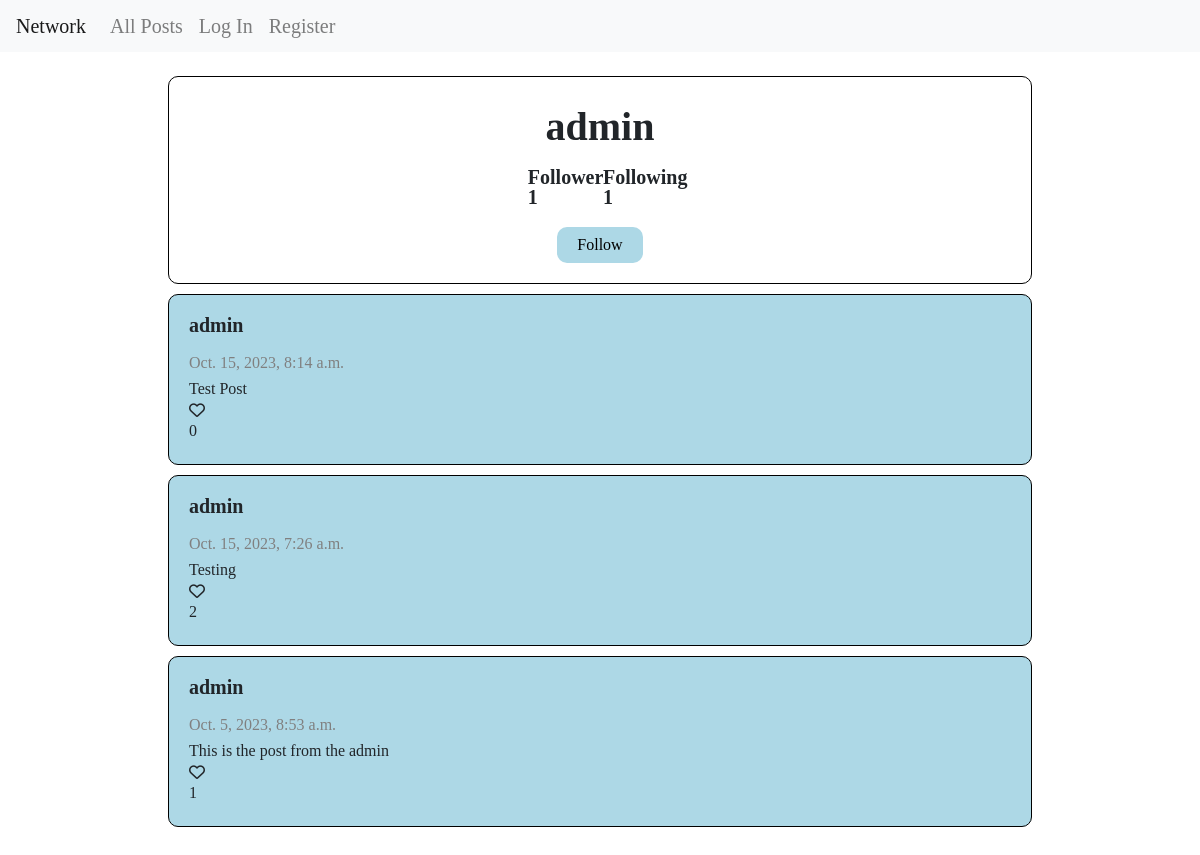
Page /profile/2 on the earlier database version.
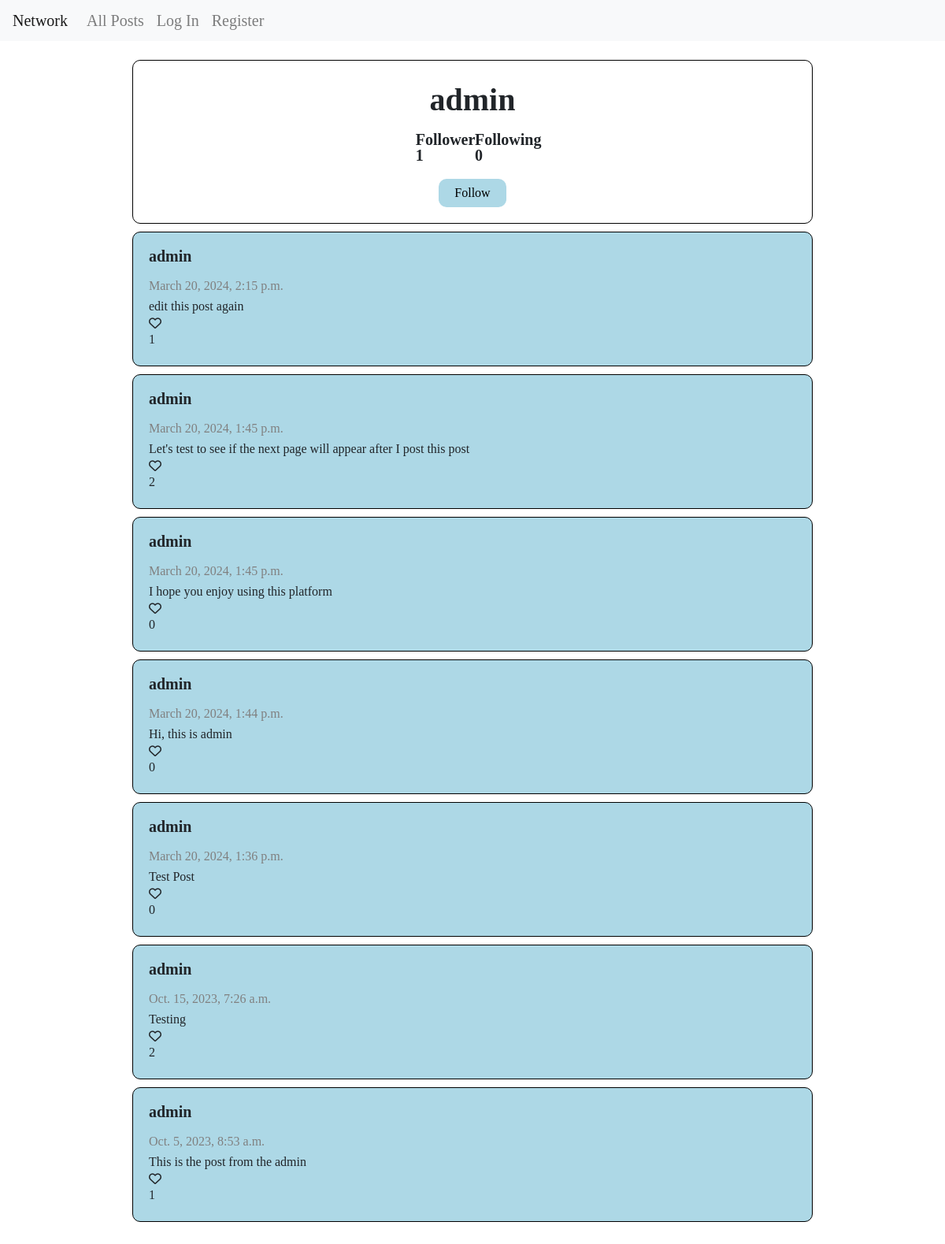
Same page on the later database version.
### network/models.py (models this page shows, shortened)
class User(AbstractUser):
    id = models.AutoField(primary_key=True)
    follower = models.ManyToManyField("User", related_name="your_following", blank=True)
    following = models.ManyToManyField("User", related_name="your_follower", blank=True)
    post = models.ManyToManyField("Post", related_name="poster", blank=True)

class Post(models.Model):
    id = models.AutoField(primary_key=True)
    user = models.ForeignKey("User", related_name="post_creator", on_delete=models.CASCADE , blank=True, null=True)
    text = models.TextField(blank=True)
    time = models.DateTimeField(auto_now_add=True)
    like = models.ManyToManyField("User", related_name="liker", null=True, blank=True)

### network/views.py (the view)
# urls.py: path("profile/<int:id>", views.profile, name="profile"),
def profile(request, id):
    profile = User.objects.get(id=id)
    posts = Post.objects.order_by("-time").filter(user=id)
    paginator = Paginator(posts, 10)
    page_number = request.GET.get('page')
    venues = paginator.get_page(page_number)
    return render(request, "network/profile.html", {"profile": profile , "venues": venues})

### network/templates/network/profile.html (shortened to what this page needs)
{% extends "network/layout.html" %}
{% load static %}
{% block body %}
  <main id="main">
    <div id="info">
      <h1 id="username">{{ profile.username }}</h1>
      <div id="followContainer">
        <h2 class="follow" id="follower_status">Follower {{ profile.follower.count }}</h2>
        <h2 class="follow" id="following_status">Following {{ profile.following.count }}</h2>
      </div>
      {% if user != profile %}
        {% if user in profile.follower.all %}
          <button class="status" id="follow_status">Unfollow</button>
        {% else %}
          <button class="status" id="follow_status">Follow</button>
        {% endif %}
      {% endif %}
    </div>
    <div id="display" data-info="{{profile.id}}|{{user.id}}">
      {% if venues %}
          {% include "network/display.html" %}
      {% else %}
          <h1 id="message">You haven't post anything</h1>
      {% endif %}
    </div>
  </main>
{% endblock %}

### network/templates/network/layout.html (shortened to what this page needs)
{% load static %}
<!DOCTYPE html>
<html lang="en">
  <head>
    <link
      rel="stylesheet"
      href="https://stackpath.bootstrapcdn.com/bootstrap/4.4.1/css/bootstrap.min.css"
    />
    <link href="{% static 'network/styles.css' %}" rel="stylesheet" />
  </head>
  <body>
    <nav class="navbar navbar-expand-lg navbar-light bg-light">
      <a class="navbar-brand" id="nav-title" href="{% url 'index' %}">Network</a>
      <div>
        <ul class="navbar-nav mr-auto">
          <li class="nav-item">
            <a class="nav-link" id="nav-title" href="{% url 'index' %}" id="allPost"
              >All Posts</a
            >
          </li>
          {% if user.is_authenticated %}
          <li class="nav-item">
            <a class="nav-link" id="nav-title" href="{% url 'following' %}" id="following"
              >Following</a
            >
          </li>
          <li class="nav-item">
            <a class="nav-link" id="nav-title" href="{% url 'logout' %}">Log Out</a>
          </li>
          {% else %}
          <li class="nav-item">
            <a class="nav-link" id="nav-title" href="{% url 'login' %}">Log In</a>
          </li>
          <li class="nav-item">
            <a class="nav-link" id="nav-title" href="{% url 'register' %}">Register</a>
          </li>
          {% endif %}
        </ul>
      </div>
    </nav>
    <div class="body">{% block body %} {% endblock %}</div>
  </body>
</html>

### network/templates/network/display.html (shortened to what this page needs)
{% for post in venues %}
  <div class="post" id="{{ post.id }}">
    {% if user.is_authenticated %}
      <a href="/profile/{{ post.user_id }}" class="post-header">{{ post.user }}</a>
    {% else %}
      <h3 class="post-header">{{ post.user }}</h3>
    {% endif %}
    <p class="post-element post-time" id="post-time-{{ post.id }}">{{ post.time }}</p>
    <p class="post-element" id="post-text-{{ post.id }}">{{ post.text }}</p>
    <i id="like-button-{{ post.id }}" data-like-id="{{ user.id }}|{{ post.id }}"
      class="{% if user in post.like.all %}fa-solid fa-heart{% else %}fa-regular fa-heart{% endif %} like-button"
    >
    </i>
    <p id="like-count-{{ post.id }}" class="post-element">{{ post.like.count }} </p>
  </div>
{% endfor %}

### network/static/network/styles.css (style rules this page uses)
html, body, div, span, applet, object, iframe, h1, h2, h3, h4, h5, h6, p, blockquote, pre, a, abbr, acronym, address, big, cite, code, del, dfn, em, img, ins, kbd, q, s, samp, small, strike, strong, sub, sup, tt, var, b, u, i, center, dl, dt, dd, ol, ul, li, fieldset, form, label, legend, table, caption, tbody, tfoot, thead, tr, th, td, article, aside, canvas, details, embed, figure, figcaption, footer, header, hgroup, menu, nav, output, ruby, section, summary, time, mark, audio, video { margin: 0; padding: 0; border: 0; font-size: 100%; font: inherit; vertical-align: baseline; }
article, aside, details, figcaption, figure, footer, header, hgroup, menu, nav, section { display: block; }
body { line-height: 1; }
ol, ul { list-style: none; }
#nav-title { font-size: 20px; }
#main { padding: 2%; margin: 0 auto; display: flex; flex-direction: column; align-items: center; }
#display { display: flex; flex-direction: column; align-items: center; width: 100%; height: auto; }
.post { border: 1px solid black; background-color: lightblue; border-radius: 10px; margin-bottom: 10px; width: 75%; height: 100%; padding: 20px; display: flex; flex-direction: column; }
.post-header { font-size: 20px; font-weight: bold; margin-bottom: 15px; }
.post-element { padding: 5px 0; }
.post-time { color: gray; }
#info { border: 1px solid black; border-radius: 10px; width: 75%; height: auto; padding: 20px; margin-bottom: 10px; display: flex; flex-direction: column; align-items: center; }
#info #username { font-weight: bold; font-size: 40px; padding: 10px; }
#info #followContainer { width: 20%; height: auto; padding: 10px; display: flex; flex-direction: row; justify-content: space-around; }
#followContainer .follow { font-size: 20px; font-weight: bold; }
#follow_status { border: none; border-radius: 10px; background: lightblue; padding: 10px 20px; margin-top: 10px; }

Differences in the rows shown:
changed User "admin": following.count "1" → "0"
added Post: user "admin", time "March 20, 2024, 2:15 p.m.", text "edit this post again", like.count "1"
added Post: user "admin", time "March 20, 2024, 1:45 p.m.", text "Let's test to see if the next page will appear after I post this post", like.count "2"
added Post: user "admin", time "March 20, 2024, 1:45 p.m.", text "I hope you enjoy using this platform", like.count "0"
added Post: user "admin", time "March 20, 2024, 1:44 p.m.", text "Hi, this is admin", like.count "0"
changed Post "Test Post": time "Oct. 15, 2023, 8:14 a.m." → "March 20, 2024, 1:36 p.m."
